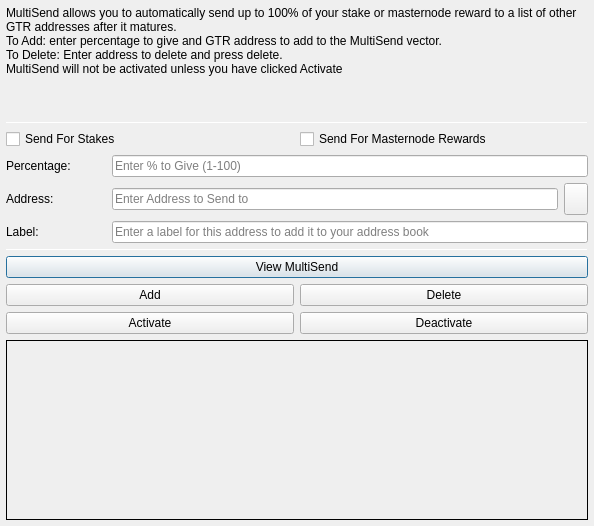
<?xml version="1.0" encoding="UTF-8"?>
<ui version="4.0">
 <class>MultiSendDialog</class>
 <widget class="QDialog" name="MultiSendDialog">
  <property name="windowModality">
   <enum>Qt::NonModal</enum>
  </property>
  <property name="geometry">
   <rect>
    <x>0</x>
    <y>0</y>
    <width>594</width>
    <height>526</height>
   </rect>
  </property>
  <property name="windowTitle">
   <string>MultiSend</string>
  </property>
  <layout class="QVBoxLayout" name="verticalLayout" stretch="0">
   <property name="leftMargin">
    <number>6</number>
   </property>
   <property name="topMargin">
    <number>6</number>
   </property>
   <property name="rightMargin">
    <number>6</number>
   </property>
   <property name="bottomMargin">
    <number>6</number>
   </property>
   <item>
    <layout class="QVBoxLayout" name="verticalLayout_Main" stretch="1,1,1,0,1,1,1">
     <item>
      <widget class="QLabel" name="label_2">
       <property name="lineWidth">
        <number>1</number>
       </property>
       <property name="text">
        <string>MultiSend allows you to automatically send up to 100% of your stake or masternode reward to a list of other GTR addresses after it matures.
To Add: enter percentage to give and GTR address to add to the MultiSend vector.
To Delete: Enter address to delete and press delete.
MultiSend will not be activated unless you have clicked Activate</string>
       </property>
       <property name="alignment">
        <set>Qt::AlignLeading|Qt::AlignLeft|Qt::AlignTop</set>
       </property>
       <property name="wordWrap">
        <bool>true</bool>
       </property>
      </widget>
     </item>
     <item>
      <widget class="Line" name="line">
       <property name="minimumSize">
        <size>
         <width>0</width>
         <height>1</height>
        </size>
       </property>
       <property name="maximumSize">
        <size>
         <width>16777215</width>
         <height>1</height>
        </size>
       </property>
       <property name="orientation">
        <enum>Qt::Horizontal</enum>
       </property>
      </widget>
     </item>
     <item>
      <layout class="QVBoxLayout" name="verticalLayout_Settings">
       <item>
        <layout class="QHBoxLayout" name="horizontalLayout">
         <item>
          <widget class="QCheckBox" name="multiSendStakeCheckBox">
           <property name="text">
            <string>Send For Stakes</string>
           </property>
          </widget>
         </item>
         <item>
          <widget class="QCheckBox" name="multiSendMasternodeCheckBox">
           <property name="text">
            <string>Send For Masternode Rewards</string>
           </property>
          </widget>
         </item>
        </layout>
       </item>
       <item>
        <layout class="QHBoxLayout" name="horizontalLayout_6">
         <item>
          <widget class="QLabel" name="label">
           <property name="minimumSize">
            <size>
             <width>100</width>
             <height>0</height>
            </size>
           </property>
           <property name="toolTip">
            <string>Percentage of stake to send</string>
           </property>
           <property name="text">
            <string>Percentage:</string>
           </property>
          </widget>
         </item>
         <item>
          <widget class="QLineEdit" name="multiSendPercentEdit">
           <property name="toolTip">
            <string>Enter whole numbers 1 - 100</string>
           </property>
           <property name="placeholderText">
            <string>Enter % to Give (1-100)</string>
           </property>
          </widget>
         </item>
        </layout>
       </item>
       <item>
        <layout class="QHBoxLayout" name="horizontalLayout_7">
         <item>
          <widget class="QLabel" name="label_5">
           <property name="minimumSize">
            <size>
             <width>100</width>
             <height>0</height>
            </size>
           </property>
           <property name="toolTip">
            <string>Address to send portion of stake to</string>
           </property>
           <property name="text">
            <string>Address:</string>
           </property>
          </widget>
         </item>
         <item>
          <widget class="QLineEdit" name="multiSendAddressEdit">
           <property name="toolTip">
            <string/>
           </property>
           <property name="placeholderText">
            <string>Enter Address to Send to</string>
           </property>
          </widget>
         </item>
         <item>
          <widget class="QToolButton" name="addressBookButton">
           <property name="maximumSize">
            <size>
             <width>16777215</width>
             <height>32</height>
            </size>
           </property>
           <property name="toolTip">
            <string>Choose an address from the address book</string>
           </property>
           <property name="text">
            <string/>
           </property>
           <property name="icon">
            <iconset resource="../GoldenTrillionCash.qrc">
             <normaloff>:/icons/address-book</normaloff>:/icons/address-book</iconset>
           </property>
           <property name="shortcut">
            <string>Alt+A</string>
           </property>
          </widget>
         </item>
        </layout>
       </item>
      </layout>
     </item>
     <item>
      <layout class="QHBoxLayout" name="horizontalLayout_3">
       <item>
        <widget class="QLabel" name="label_3">
         <property name="minimumSize">
          <size>
           <width>100</width>
           <height>0</height>
          </size>
         </property>
         <property name="text">
          <string>Label:</string>
         </property>
        </widget>
       </item>
       <item>
        <widget class="QLineEdit" name="labelAddressLabelEdit">
         <property name="placeholderText">
          <string>Enter a label for this address to add it to your address book</string>
         </property>
        </widget>
       </item>
      </layout>
     </item>
     <item>
      <widget class="Line" name="line_2">
       <property name="minimumSize">
        <size>
         <width>0</width>
         <height>1</height>
        </size>
       </property>
       <property name="maximumSize">
        <size>
         <width>16777215</width>
         <height>1</height>
        </size>
       </property>
       <property name="orientation">
        <enum>Qt::Horizontal</enum>
       </property>
      </widget>
     </item>
     <item>
      <layout class="QVBoxLayout" name="verticalLayout_Buttons">
       <item>
        <layout class="QHBoxLayout" name="horizontalLayout_4">
         <item>
          <widget class="QPushButton" name="viewButton">
           <property name="toolTip">
            <string/>
           </property>
           <property name="statusTip">
            <string>View MultiSend Vector</string>
           </property>
           <property name="text">
            <string>View MultiSend</string>
           </property>
          </widget>
         </item>
        </layout>
       </item>
       <item>
        <layout class="QHBoxLayout" name="horizontalLayout_2">
         <item>
          <widget class="QPushButton" name="addButton">
           <property name="toolTip">
            <string/>
           </property>
           <property name="statusTip">
            <string>Add to MultiSend Vector</string>
           </property>
           <property name="text">
            <string>Add</string>
           </property>
          </widget>
         </item>
         <item>
          <widget class="QPushButton" name="deleteButton">
           <property name="toolTip">
            <string/>
           </property>
           <property name="statusTip">
            <string>Delete Address From MultiSend Vector</string>
           </property>
           <property name="text">
            <string>Delete</string>
           </property>
          </widget>
         </item>
        </layout>
       </item>
       <item>
        <layout class="QHBoxLayout" name="horizontalLayout_5">
         <item>
          <widget class="QPushButton" name="activateButton">
           <property name="statusTip">
            <string>Activate MultiSend</string>
           </property>
           <property name="text">
            <string>Activate</string>
           </property>
          </widget>
         </item>
         <item>
          <widget class="QPushButton" name="disableButton">
           <property name="statusTip">
            <string>Deactivate MultiSend</string>
           </property>
           <property name="text">
            <string>Deactivate</string>
           </property>
          </widget>
         </item>
        </layout>
       </item>
      </layout>
     </item>
     <item>
      <widget class="QLabel" name="message">
       <property name="minimumSize">
        <size>
         <width>0</width>
         <height>180</height>
        </size>
       </property>
       <property name="frameShape">
        <enum>QFrame::Panel</enum>
       </property>
       <property name="frameShadow">
        <enum>QFrame::Plain</enum>
       </property>
       <property name="lineWidth">
        <number>1</number>
       </property>
       <property name="midLineWidth">
        <number>1</number>
       </property>
       <property name="text">
        <string/>
       </property>
       <property name="alignment">
        <set>Qt::AlignLeading|Qt::AlignLeft|Qt::AlignTop</set>
       </property>
       <property name="wordWrap">
        <bool>true</bool>
       </property>
      </widget>
     </item>
    </layout>
   </item>
  </layout>
 </widget>
 <resources>
  <include location="../GoldenTrillionCash.qrc"/>
 </resources>
 <connections/>
</ui>
